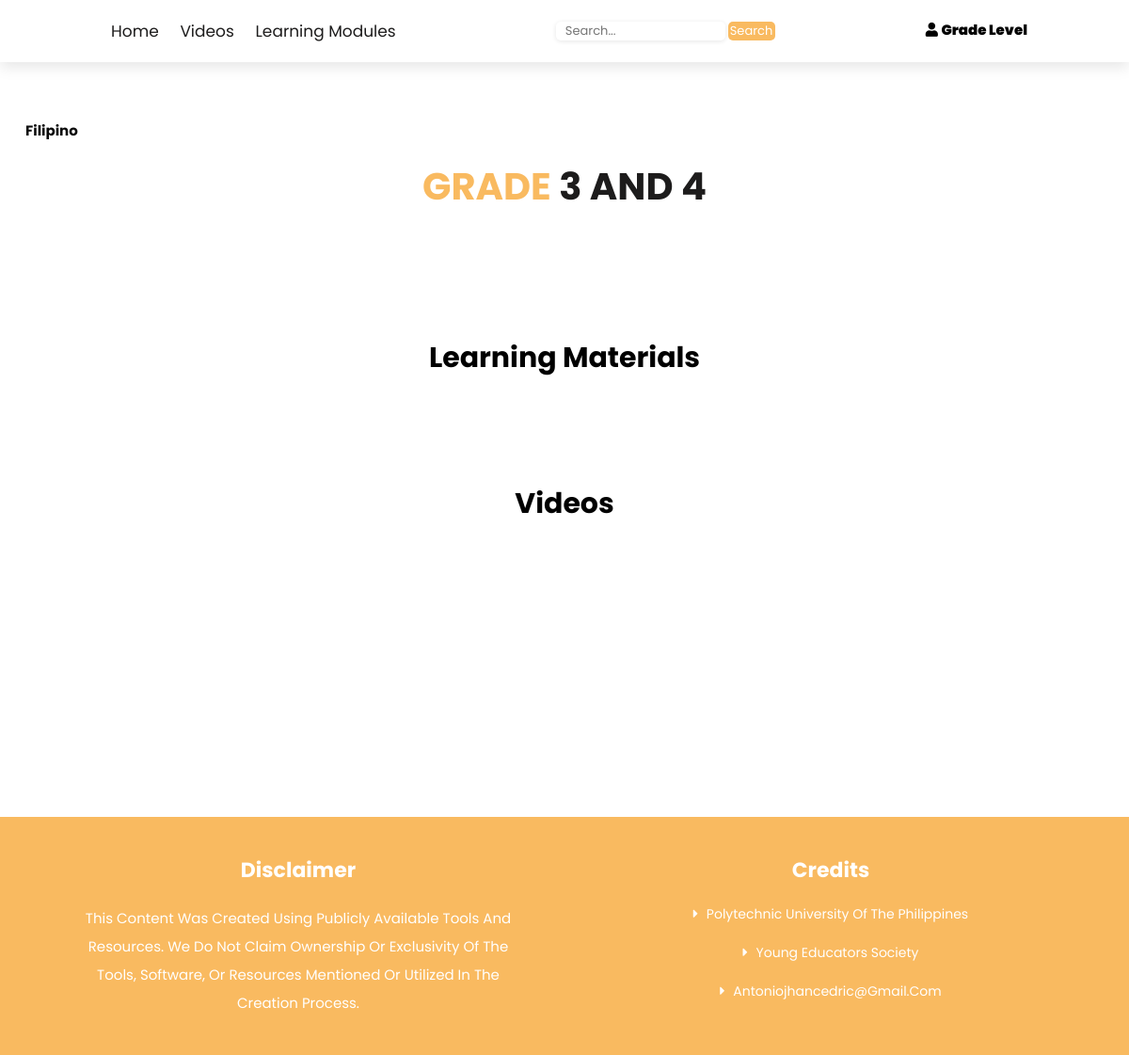
Before: /Filipino-grade-3-4/ with the older database file.
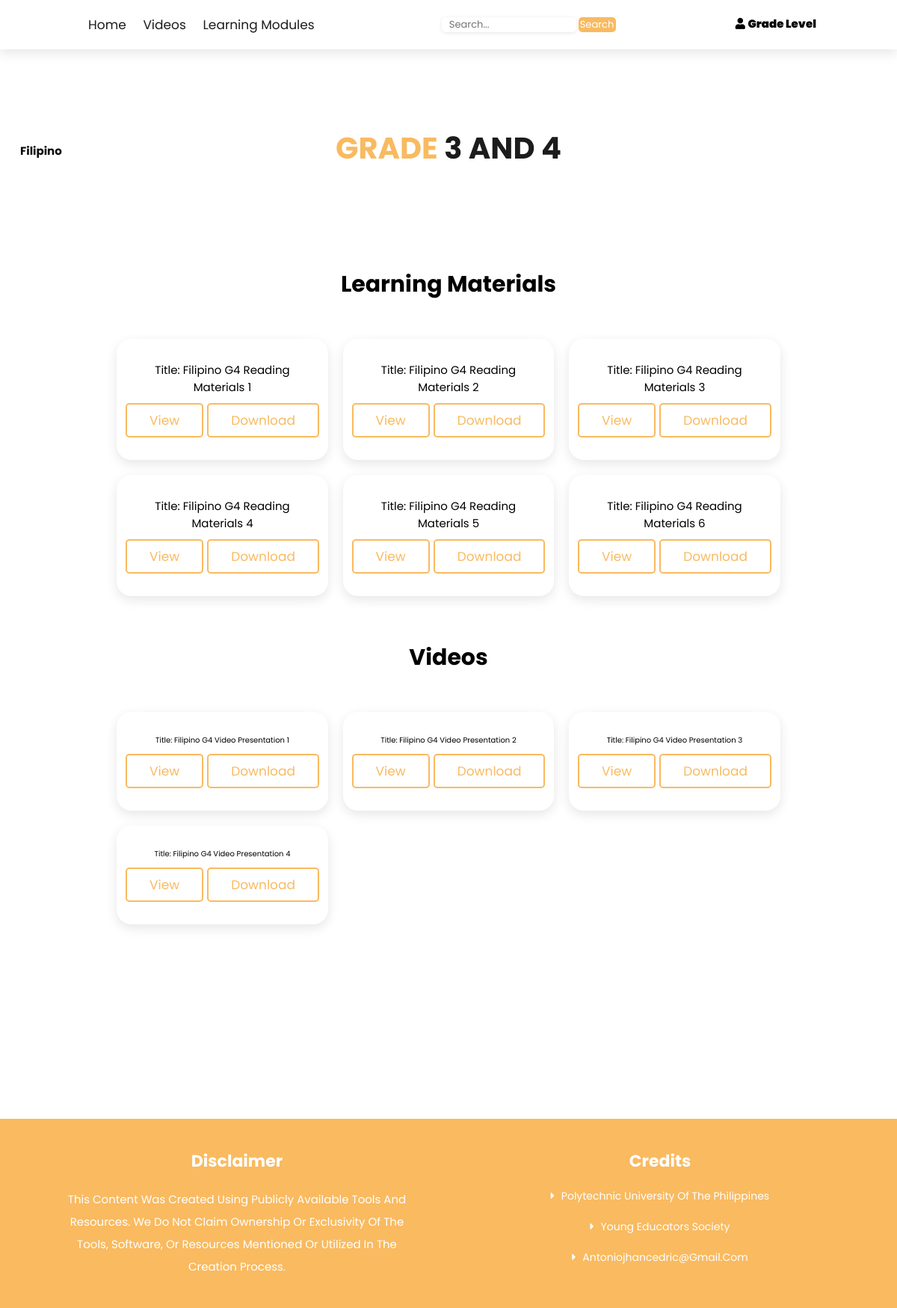
After: the same page with the newer database file.
### app/models.py (models this page shows, shortened)
class Learning(models.Model):
    name = models.CharField(max_length=255)
    content = models.FileField()
    grade_level = models.IntegerField()
    subject = models.CharField(max_length=25)

class Videos(models.Model):
    name = models.CharField(max_length=255)
    download_link = models.URLField()
    grade_level = models.IntegerField()
    subject = models.CharField(max_length=25,default='English')
    link = models.URLField()

### app/views.py (the view)
# urls.py: path('Filipino-grade-3-4/', views.filipinoPageG3AndG4, name='filipinoG3'),
def filipinoPageG3AndG4(request):
    activity = Activity.objects.all()
    quiz = Videos.objects.all()
    learning = Learning.objects.all()
    context = {
        'activities': activity,
        'quizzes': quiz,
        'learnings':learning,
        'activities_exist': activity.exists(),
        'quizzes_exist': quiz.exists(),
        'learnings_exist': learning.exists(),
    }
    return render(request,'Filipino_g3-4.html',context)

### templates/FIlipino_g3-4.html (shortened to what this page needs)
{% extends 'home.html' %}
{% block content %}
{% block nav %}
<a href="{% url 'home' %}">home</a>
<a href="#quiz">Videos</a>
<a href="#learning">Learning Modules</a>
{% endblock %}
{% block level %}
    <button class="fas fa-user " id="login-btn" style="font-size: 20px; background-color: white;cursor: pointer;font-size: 15px;"> <span class="grade">Grade level</span></button>
{% endblock %}
{% block search %}
<form action="{% url 'search'%}"  method="get">
    <input class="search-input" type="text" name="q" placeholder="Search...">
    <button class="search-btn" type="submit">Search</button>
</form>
{% endblock %}
<section class="activities">
    <h1><a href="{% url 'grade_3-4' %}" style="padding: 15px;position: absolute;top: 10%;left:1%;color: rgb(10, 10, 10);">Filipino </a></h1>
    <h1 class="heading"><span>Grade</span> 3 and 4</h1>
    <section id="learning">
        {% if learnings_exist %}
        <h1>Learning Materials</h1>
      <div class="box-container" >
            {% for learning in learnings %}
            {% if learning.grade_level == 3 or learning.grade_level == 4 %}
            {% if learning.subject == "Filipino" %}
            <div class="box">
                <p><a style="text-decoration: none; color:black;" href="{% url 'download_learning' learning.id %}" target="_blank">Title: {{ learning.name }}</a></p>
                <div class="btn-group">
                    <form method="post" action="{% url 'view_learning' learning.id %}">
                    <button class="btn" type="submit">View</button>
                    </form>
                    <form method="post" action="{% url 'download_learning' learning.id %}">
                        <button class="btn" type="submit">Download</button>
                    </form>
                </div>
            </div>
            {% endif %}
            {% endif %}
            {% endfor %}
        </div>
        {% endif %}
    </section>
    <section id="quiz">
        {% if quizzes_exist %}
    <h1>Videos</h1>
    <div class="box-container">
        {% for quiz in quizzes %}
        {% if quiz.grade_level == 3 or quiz.grade_level == 4 %}
        {% if quiz.subject == "Filipino" %}
                <div class="box" >
                    <a><a style="text-decoration: none; color:black;" href="{% url 'download_quiz' quiz.id %}" target="_blank">Title: {{ quiz.name }}</a></a>
                    <div class="btn-group">
                        <a href="{{ quiz.link }}"><button class="btn" type="submit">View</button></a>
                        <form method="post" action="{% url 'download_quiz' quiz.id %}">
                            <button class="btn" type="submit">Download</button>
                        </form>
                    </div>
                </div>
        {% endif %}
        {% endif %}
        {% endfor %}
    </div>
    {% endif %}
    </section>
</section>
{% endblock %}

Changed rows visible on the page:
added Learning: name "Filipino G4 Reading Materials 1"
added Learning: name "Filipino G4 Reading Materials 2"
added Learning: name "Filipino G4 Reading Materials 3"
added Learning: name "Filipino G4 Reading Materials 4"
added Learning: name "Filipino G4 Reading Materials 5"
added Learning: name "Filipino G4 Reading Materials 6"
added Videos: name "Filipino G4 Video Presentation 1"
added Videos: name "Filipino G4 Video Presentation 2"
added Videos: name "Filipino G4 Video Presentation 3"
added Videos: name "Filipino G4 Video Presentation 4"
